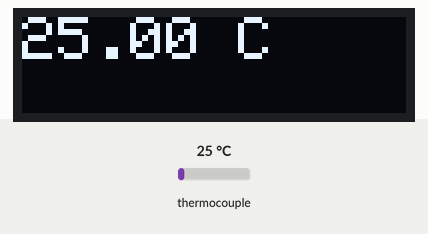
Simulated run of this sketch. Board: Arduino Uno, built with avr-gcc and run on an emulated ATmega328P. On the bench: 128×32 one-colour display. The inputs (shaded band) are chosen by the test bench; at power-on: thermocouple 25 °C. The display library's start-up logo is not drawn.

Above: at 1.3 s.
1.4 s: thermocouple set to 6 °C
At 2.5 s:
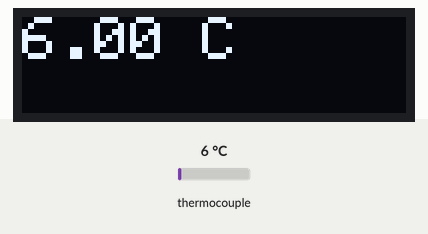
3.1 s: thermocouple set to 75 °C
At 4.0 s:
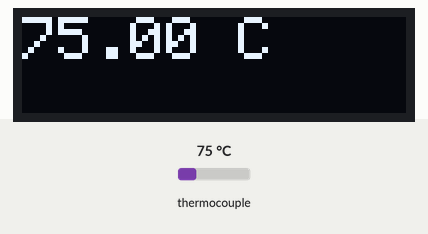
4.6 s: thermocouple set to 150 °C
At 5.6 s:
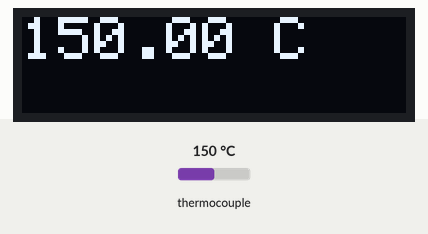
Timing chart, 0 to 7.6 s (numbered marks = the images above; inputs shaded):
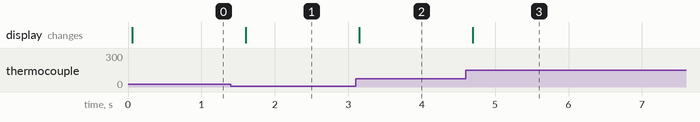

Measured:
- after the input at 1.4 s, the display: changes after 0.20 s (image 1)
- after the input at 3.1 s, the display: changes after 0.05 s (image 2)
- after the input at 4.6 s, the display: changes after 0.09 s (image 3)

The sketch:

termocoppia-oled.ino
```cpp
#include <MAX6675_Thermocouple.h>
#include <Wire.h>
#include <Adafruit_GFX.h>
#include <Adafruit_SSD1306.h>

#define SCREEN_WIDTH 128 // OLED display width, in pixels
#define SCREEN_HEIGHT 32 // OLED display height, in pixels
#define OLED_RESET     4 // Reset pin # (or -1 if sharing Arduino reset pin)
Adafruit_SSD1306 display(SCREEN_WIDTH, SCREEN_HEIGHT, &Wire, OLED_RESET);

#define SCK_PIN 10
#define CS_PIN  9
#define SO_PIN  8
MAX6675_Thermocouple thermocouple = MAX6675_Thermocouple(SCK_PIN, CS_PIN, SO_PIN);

void setup() {
  if(!display.begin(SSD1306_SWITCHCAPVCC, 0x3C)) {
    Serial.println(F("Error..."));
    for(;;);
  }
  display.display();
  display.clearDisplay();
}


void loop() {
  double celsius = thermocouple.readCelsius();
  //double kelvin = thermocouple->readKelvin();
  //double fahrenheit = thermocouple->readFahrenheit();

  display.clearDisplay();
  display.setTextSize(2);
  display.setTextColor(WHITE);
  display.setCursor(0, 0);
  display.print(celsius);
  display.print(" C");
  display.display();
  delay(500);
}
```
